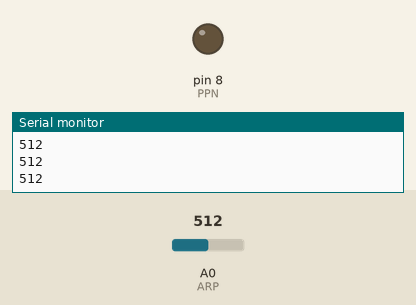
Recording of a sketch running on a simulated Arduino Uno, built with avr-gcc and run on an emulated ATmega328P. Parts: output pins drawn as LEDs (lit = HIGH), the last lines printed to the serial monitor. The inputs (shaded band) are chosen by the test bench; at power-on: A0 (ARP) = 512.

Above: at 1.2 s.
1.3 s: A0 (ARP) set to 675
2.8 s: A0 (ARP) set to 703
At 3.5 s:
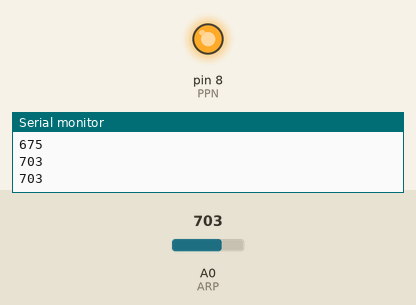
4.5 s: A0 (ARP) set to 680
At 5.7 s:
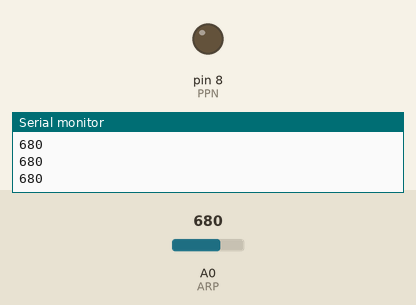
6.0 s: A0 (ARP) set to 700
At 7.1 s:
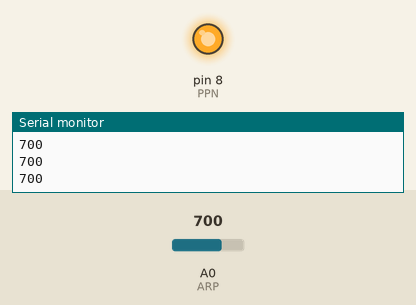
Timing chart, 0 to 8.5 s (numbered marks = the images above; inputs shaded):
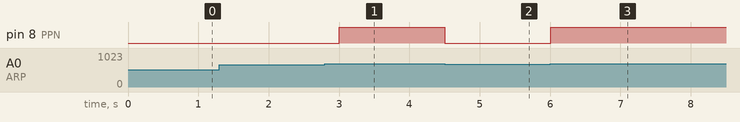

Measured:
- the behaviour switches between 690 and 691 on A0 (ARP) (found by bisection; images 0 and 1)
- after the input at 2.8 s, pin 8 (PPN): LOW → HIGH after 0.20 s
- after the input at 4.5 s, pin 8 (PPN): HIGH → LOW at once
- after the input at 6.0 s, pin 8 (PPN): LOW → HIGH at once

The sketch:

LED_Flashlight.ino
```cpp
#define PPN 8
#define ARP 0
void setup() {
  pinMode(PPN,OUTPUT);
  pinMode(ARP, INPUT);
  Serial.begin(9600);

}

void loop() {

  int x = analogRead(ARP);
  Serial.println(x);
  if(x > 690)
  {
    digitalWrite(PPN, HIGH);
  }
  else
  {
    digitalWrite(PPN, LOW);
  }
  delay(250);

}
```
